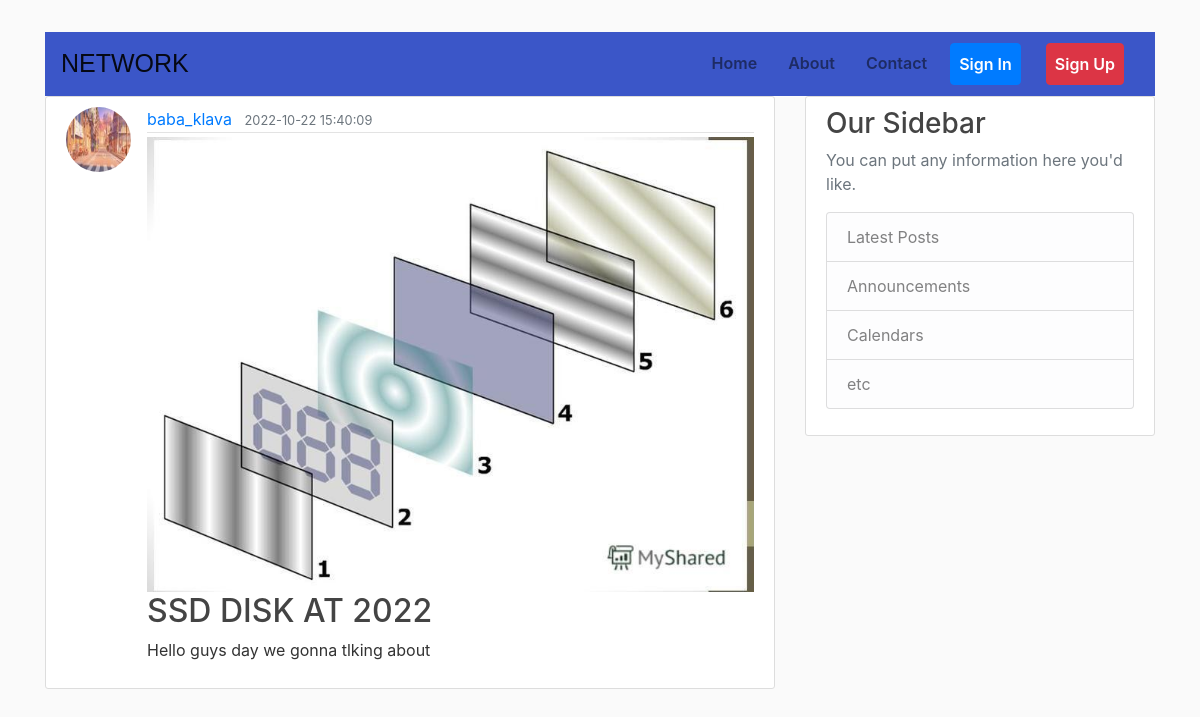
/post/10, run on the app's committed database.
### main/models.py (models this page shows, shortened)
class User(db.Model, UserMixin):
    id = db.Column(db.Integer, primary_key=True)
    username = db.Column(db.String(20), unique=True, nullable=False)
    email = db.Column(db.String(120), unique=True, nullable=False)
    image_file = db.Column(db.String(20),
                           nullable=False,
                           default='default.jpg')
    password = db.Column(db.String(60), nullable=False)
    posts = db.relationship('Post', backref='author', lazy=True)

class Post(db.Model):
    id = db.Column(db.Integer, primary_key=True)
    title = db.Column(db.String(100), nullable=False)
    data_posted = db.Column(db.DateTime,
                            nullable=False,
                            default=datetime.utcnow())
    content = db.Column(db.Text, nullable=False)
    post_picture = db.Column(db.String(20), nullable=True, default=None)
    user_id = db.Column(db.Integer, db.ForeignKey('user.id'), nullable=False)

### main/posts/routes.py (the view)
@posts.route("/post/<int:post_id>")
def post(post_id):
    post = Post.query.get_or_404(post_id)
    if post.post_picture:
        image_file = url_for('static',
                             filename='posts_images/' + post.post_picture)
        return render_template("post.html",
                               title=post.title,
                               post=post,
                               picture=image_file)
    return render_template("post.html", title=post.title, post=post)

### main/templates/post.html (shortened to what this page needs)
{% extends "home.html"%}
{% block content %}
<article class="media content-section">
    <img class="rounded-circle article-img"
        src="{{ url_for('static', filename = 'profile_pics/' + post.author.image_file) }}">
    <div class="media-body">
        <div class="article-metadata">
            <a class="mr-2" href="{{ url_for('users.user_posts', username=post.author.username )}}">{{ post.author.username }}</a>
            <small class="text-muted">{{ post.data_posted.strftime('%Y-%m-%d %H:%M:%S') }}</small>
        </div>
        <img class="img-fluid" src="{{ picture }}">
        <h2><a class="article-title">{{ post.title }}</a></h2>
        <p class="article-content">{{ post.content }}</p>
    </div>
</article>
{% endblock content%}

### main/static/postcss/posts_style.css (style rules this page uses)
body { background: #fafafa; color: #333333; margin-top: 2rem; }
h1, h2, h3, h4, h5, h6 { color: #444444; }
.content-section { background: #ffffff; padding: 10px 20px; border: 1px solid #dddddd; border-radius: 3px; margin-bottom: 20px; }
.article-title { color: #444444; }
.article-content { white-space: pre-line; }
.article-img { height: 65px; width: 65px; margin-right: 16px; }
.article-metadata { padding-bottom: 1px; margin-bottom: 4px; border-bottom: 1px solid #e3e3e3 }

### data on the page
User: image_file (picture), author.username "baba_klava"
Post: data_posted "2022-10-22 15:40:09", title "SSD DISK AT 2022", content "Hello guys day we gonna tlking about"
